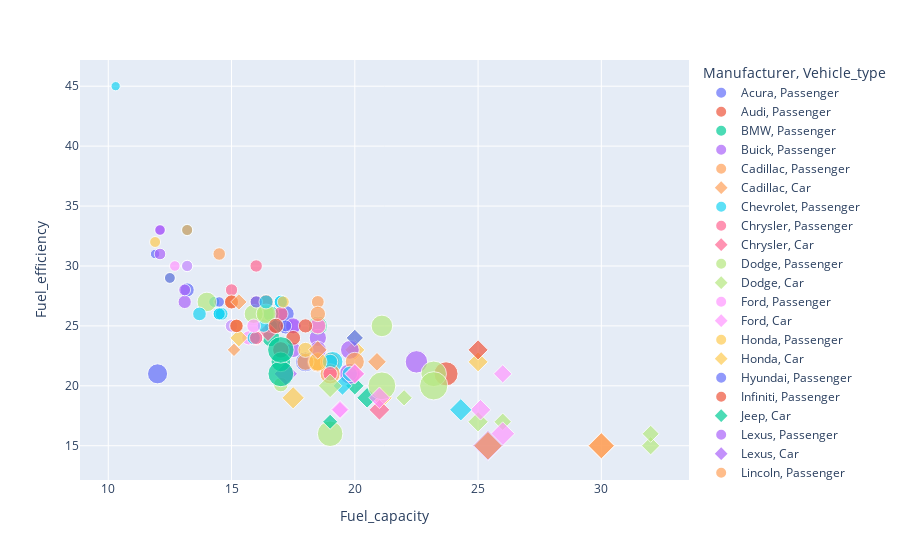

Notebook source saved alongside this figure:
### Code cell
px.scatter(df,x='Fuel_capacity',y='Fuel_efficiency',color='Manufacturer',symbol='Vehicle_type',size='Price_in_thousands')

### Figure 1 — Plotly figure (JSON) as saved in the notebook; plotly's stock layout.template omitted (floating-point values rounded to 4 significant figures)
{"data": [{"hovertemplate": "Manufacturer=Acura<br>Vehicle_type=Passenger<br>Fuel_capacity=%{x}<br>Fuel_efficiency=%{y}<br>Price_in_thousands=%{marker.size}<extra></extra>", "legendgroup": "Acura, Passenger", "marker": {"color": "#636efa", "size": [21.5, 28.4, 30.63, 42], "sizemode": "area", "sizeref": 0.2137, "symbol": "circle"}, "mode": "markers", "name": "Acura, Passenger", "orientation": "v", "showlegend": true, "type": "scatter", "x": [13.2, 17.2, 17.2, 18], "xaxis": "x", "y": [28, 25, 26, 22], "yaxis": "y"}, {"hovertemplate": "Manufacturer=Audi<br>Vehicle_type=Passenger<br>Fuel_capacity=%{x}<br>Fuel_efficiency=%{y}<br>Price_in_thousands=%{marker.size}<extra></extra>", "legendgroup": "Audi, Passenger", "marker": {"color": "#EF553B", "size": [23.99, 33.95, 62], "sizemode": "area", "sizeref": 0.2137, "symbol": "circle"}, "mode": "markers", "name": "Audi, Passenger", "orientation": "v", "showlegend": true, "type": "scatter", "x": [16.4, 18.5, 23.7], "xaxis": "x", "y": [27, 22, 21], "yaxis": "y"}, {"hovertemplate": "Manufacturer=BMW<br>Vehicle_type=Passenger<br>Fuel_capacity=%{x}<br>Fuel_efficiency=%{y}<br>Price_in_thousands=%{marker.size}<extra></extra>", "legendgroup": "BMW, Passenger", "marker": {"color": "#00cc96", "size": [26.99, 33.4, 38.9], "sizemode": "area", "sizeref": 0.2137, "symbol": "circle"}, "mode": "markers", "name": "BMW, Passenger", "orientation": "v", "showlegend": true, "type": "scatter", "x": [16.6, 16.6, 18.5], "xaxis": "x", "y": [26, 24, 25], "yaxis": "y"}, {"hovertemplate": "Manufacturer=Buick<br>Vehicle_type=Passenger<br>Fuel_capacity=%{x}<br>Fuel_efficiency=%{y}<br>Price_in_thousands=%{marker.size}<extra></extra>", "legendgroup": "Buick, Passenger", "marker": {"color": "#ab63fa", "size": [21.98, 25.3, 31.96, 27.88], "sizemode": "area", "sizeref": 0.2137, "symbol": "circle"}, "mode": "markers", "name": "Buick, Passenger", "orientation": "v", "showlegend": true, "type": "scatter", "x": [17.5, 17.5, 18.5, 17.5], "xaxis": "x", "y": [25, 23, 24, 25], "yaxis": "y"}, {"hovertemplate": "Manufacturer=Cadillac<br>Vehicle_type=Passenger<br>Fuel_capacity=%{x}<br>Fuel_efficiency=%{y}<br>Price_in_thousands=%{marker.size}<extra></extra>", "legendgroup": "Cadillac, Passenger", "marker": {"color": "#FFA15A", "size": [39.9, 44.48, 39.66, 31.01], "sizemode": "area", "sizeref": 0.2137, "symbol": "circle"}, "mode": "markers", "name": "Cadillac, Passenger", "orientation": "v", "showlegend": true, "type": "scatter", "x": [18.5, 18.5, 19, 18], "xaxis": "x", "y": [22, 22, 22, 22], "yaxis": "y"}, {"hovertemplate": "Manufacturer=Cadillac<br>Vehicle_type=Car<br>Fuel_capacity=%{x}<br>Fuel_efficiency=%{y}<br>Price_in_thousands=%{marker.size}<extra></extra>", "legendgroup": "Cadillac, Car", "marker": {"color": "#FFA15A", "size": [46.22], "sizemode": "area", "sizeref": 0.2137, "symbol": "diamond"}, "mode": "markers", "name": "Cadillac, Car", "orientation": "v", "showlegend": true, "type": "scatter", "x": [30], "xaxis": "x", "y": [15], "yaxis": "y"}, {"hovertemplate": "Manufacturer=Chevrolet<br>Vehicle_type=Passenger<br>Fuel_capacity=%{x}<br>Fuel_efficiency=%{y}<br>Price_in_thousands=%{marker.size}<extra></extra>", "legendgroup": "Chevrolet, Passenger", "marker": {"color": "#19d3f3", "size": [13.26, 16.54, 18.89, 19.39, 24.34, 45.7, 13.96, 9.24, 18.89], "sizemode": "area", "sizeref": 0.2137, "symbol": "circle"}, "mode": "markers", "name": "Chevrolet, Passenger", "orientation": "v", "showlegend": true, "type": "scatter", "x": [14.3, 15, 16.6, 17, 16.8, 19.1, 13.2, 10.3, 17], "xaxis": "x", "y": [27, 25, 25, 27, 25, 22, 33, 45, 27], "yaxis": "y"}, {"hovertemplate": "Manufacturer=Chrysler<br>Vehicle_type=Passenger<br>Fuel_capacity=%{x}<br>Fuel_efficiency=%{y}<br>Price_in_thousands=%{marker.size}<extra></extra>", "legendgroup": "Chrysler, Passenger", "marker": {"color": "#FF6692", "size": [19.84, 24.5, 22.24, 16.48, 28.34, 29.18], "sizemode": "area", "sizeref": 0.2137, "symbol": "circle"}, "mode": "markers", "name": "Chrysler, Passenger", "orientation": "v", "showlegend": true, "type": "scatter", "x": [15.9, 16, 17, 16, 17, 17], "xaxis": "x", "y": [24, 24, 26, 27, 23, 23], "yaxis": "y"}, {"hovertemplate": "Manufacturer=Chrysler<br>Vehicle_type=Car<br>Fuel_capacity=%{x}<br>Fuel_efficiency=%{y}<br>Price_in_thousands=%{marker.size}<extra></extra>", "legendgroup": "Chrysler, Car", "marker": {"color": "#FF6692", "size": [23.43], "sizemode": "area", "sizeref": 0.2137, "symbol": "diamond"}, "mode": "markers", "name": "Chrysler, Car", "orientation": "v", "showlegend": true, "type": "scatter", "x": [16.48], "xaxis": "x", "y": [24.5], "yaxis": "y"}, {"hovertemplate": "Manufacturer=Dodge<br>Vehicle_type=Passenger<br>Fuel_capacity=%{x}<br>Fuel_efficiency=%{y}<br>Price_in_thousands=%{marker.size}<extra></extra>", "legendgroup": "Dodge, Passenger", "marker": {"color": "#B6E880", "size": [12.64, 19.05, 20.23, 22.5, 69.72], "sizemode": "area", "sizeref": 0.2137, "symbol": "circle"}, "mode": "markers", "name": "Dodge, Passenger", "orientation": "v", "showlegend": true, "type": "scatter", "x": [12.5, 15.9, 16, 17, 19], "xaxis": "x", "y": [29, 24, 24, 20.1, 16], "yaxis": "y"}, {"hovertemplate": "Manufacturer=Dodge<br>Vehicle_type=Car<br>Fuel_capacity=%{x}<br>Fuel_efficiency=%{y}<br>Price_in_thousands=%{marker.size}<extra></extra>", "legendgroup": "Dodge, Car", "marker": {"color": "#B6E880", "size": [19.46, 21.32, 18.58, 16.98, 26.31, 19.57], "sizemode": "area", "sizeref": 0.2137, "symbol": "diamond"}, "mode": "markers", "name": "Dodge, Car", "orientation": "v", "showlegend": true, "type": "scatter", "x": [26, 32, 32, 22, 25, 20], "xaxis": "x", "y": [17, 15, 16, 19, 17, 24], "yaxis": "y"}, {"hovertemplate": "Manufacturer=Ford<br>Vehicle_type=Passenger<br>Fuel_capacity=%{x}<br>Fuel_efficiency=%{y}<br>Price_in_thousands=%{marker.size}<extra></extra>", "legendgroup": "Ford, Passenger", "marker": {"color": "#FF97FF", "size": [12.07, 21.56, 17.04, 17.89, 12.32, 22.2], "sizemode": "area", "sizeref": 0.2137, "symbol": "circle"}, "mode": "markers", "name": "Ford, Passenger", "orientation": "v", "showlegend": true, "type": "scatter", "x": [12.7, 15.7, 15, 16, 13.2, 19], "xaxis": "x", "y": [30, 24, 25, 24, 30, 21], "yaxis": "y"}, {"hovertemplate": "Manufacturer=Ford<br>Vehicle_type=Car<br>Fuel_capacity=%{x}<br>Fuel_efficiency=%{y}<br>Price_in_thousands=%{marker.size}<extra></extra>", "legendgroup": "Ford, Car", "marker": {"color": "#FF97FF", "size": [31.93, 21.41, 36.14, 12.05, 26.94], "sizemode": "area", "sizeref": 0.2137, "symbol": "diamond"}, "mode": "markers", "name": "Ford, Car", "orientation": "v", "showlegend": true, "type": "scatter", "x": [21, 26, 26, 20, 25.1], "xaxis": "x", "y": [19, 21, 16, 23, 18], "yaxis": "y"}, {"hovertemplate": "Manufacturer=Honda<br>Vehicle_type=Passenger<br>Fuel_capacity=%{x}<br>Fuel_efficiency=%{y}<br>Price_in_thousands=%{marker.size}<extra></extra>", "legendgroup": "Honda, Passenger", "marker": {"color": "#FECB52", "size": [12.88, 15.35], "sizemode": "area", "sizeref": 0.2137, "symbol": "circle"}, "mode": "markers", "name": "Honda, Passenger", "orientation": "v", "showlegend": true, "type": "scatter", "x": [11.9, 17.1], "xaxis": "x", "y": [32, 27], "yaxis": "y"}, {"hovertemplate": "Manufacturer=Honda<br>Vehicle_type=Car<br>Fuel_capacity=%{x}<br>Fuel_efficiency=%{y}<br>Price_in_thousands=%{marker.size}<extra></extra>", "legendgroup": "Honda, Car", "marker": {"color": "#FECB52", "size": [20.55, 26.6, 26], "sizemode": "area", "sizeref": 0.2137, "symbol": "diamond"}, "mode": "markers", "name": "Honda, Car", "orientation": "v", "showlegend": true, "type": "scatter", "x": [15.3, 21.1, 20], "xaxis": "x", "y": [24, 19, 23], "yaxis": "y"}, {"hovertemplate": "Manufacturer=Hyundai<br>Vehicle_type=Passenger<br>Fuel_capacity=%{x}<br>Fuel_efficiency=%{y}<br>Price_in_thousands=%{marker.size}<extra></extra>", "legendgroup": "Hyundai, Passenger", "marker": {"color": "#636efa", "size": [9.7, 11.8, 15], "sizemode": "area", "sizeref": 0.2137, "symbol": "circle"}, "mode": "markers", "name": "Hyundai, Passenger", "orientation": "v", "showlegend": true, "type": "scatter", "x": [11.9, 14.5, 17.2], "xaxis": "x", "y": [31, 27, 25], "yaxis": "y"}, {"hovertemplate": "Manufacturer=Infiniti<br>Vehicle_type=Passenger<br>Fuel_capacity=%{x}<br>Fuel_efficiency=%{y}<br>Price_in_thousands=%{marker.size}<extra></extra>", "legendgroup": "Infiniti, Passenger", "marker": {"color": "#EF553B", "size": [29.46], "sizemode": "area", "sizeref": 0.2137, "symbol": "circle"}, "mode": "markers", "name": "Infiniti, Passenger", "orientation": "v", "showlegend": true, "type": "scatter", "x": [18.5], "xaxis": "x", "y": [25], "yaxis": "y"}, {"hovertemplate": "Manufacturer=Jeep<br>Vehicle_type=Car<br>Fuel_capacity=%{x}<br>Fuel_efficiency=%{y}<br>Price_in_thousands=%{marker.size}<extra></extra>", "legendgroup": "Jeep, Car", "marker": {"color": "#00cc96", "size": [14.46, 21.62, 26.9], "sizemode": "area", "sizeref": 0.2137, "symbol": "diamond"}, "mode": "markers", "name": "Jeep, Car", "orientation": "v", "showlegend": true, "type": "scatter", "x": [19, 20, 20.5], "xaxis": "x", "y": [17, 20, 19], "yaxis": "y"}, {"hovertemplate": "Manufacturer=Lexus<br>Vehicle_type=Passenger<br>Fuel_capacity=%{x}<br>Fuel_efficiency=%{y}<br>Price_in_thousands=%{marker.size}<extra></extra>", "legendgroup": "Lexus, Passenger", "marker": {"color": "#ab63fa", "size": [31.5, 37.8, 46.3, 54], "sizemode": "area", "sizeref": 0.2137, "symbol": "circle"}, "mode": "markers", "name": "Lexus, Passenger", "orientation": "v", "showlegend": true, "type": "scatter", "x": [18.5, 19.8, 19.8, 22.5], "xaxis": "x", "y": [23, 23, 21, 22], "yaxis": "y"}, {"hovertemplate": "Manufacturer=Lexus<br>Vehicle_type=Car<br>Fuel_capacity=%{x}<br>Fuel_efficiency=%{y}<br>Price_in_thousands=%{marker.size}<extra></extra>", "legendgroup": "Lexus, Car", "marker": {"color": "#ab63fa", "size": [60.1, 34.6], "sizemode": "area", "sizeref": 0.2137, "symbol": "diamond"}, "mode": "markers", "name": "Lexus, Car", "orientation": "v", "showlegend": true, "type": "scatter", "x": [25.4, 17.2], "xaxis": "x", "y": [15, 21], "yaxis": "y"}, {"hovertemplate": "Manufacturer=Lincoln<br>Vehicle_type=Passenger<br>Fuel_capacity=%{x}<br>Fuel_efficiency=%{y}<br>Price_in_thousands=%{marker.size}<extra></extra>", "legendgroup": "Lincoln, Passenger", "marker": {"color": "#FFA15A", "size": [39.08, 43.33], "sizemode": "area", "sizeref": 0.2137, "symbol": "circle"}, "mode": "markers", "name": "Lincoln, Passenger", "orientation": "v", "showlegend": true, "type": "scatter", "x": [20, 19], "xaxis": "x", "y": [22, 21], "yaxis": "y"}, {"hovertemplate": "Manufacturer=Lincoln<br>Vehicle_type=Car<br>Fuel_capacity=%{x}<br>Fuel_efficiency=%{y}<br>Price_in_thousands=%{marker.size}<extra></extra>", "legendgroup": "Lincoln, Car", "marker": {"color": "#FFA15A", "size": [42.66], "sizemode": "area", "sizeref": 0.2137, "symbol": "diamond"}, "mode": "markers", "name": "Lincoln, Car", "orientation": "v", "showlegend": true, "type": "scatter", "x": [30], "xaxis": "x", "y": [15], "yaxis": "y"}, {"hovertemplate": "Manufacturer=Mitsubishi<br>Vehicle_type=Passenger<br>Fuel_capacity=%{x}<br>Fuel_efficiency=%{y}<br>Price_in_thousands=%{marker.size}<extra></extra>", "legendgroup": "Mitsubishi, Passenger", "marker": {"color": "#19d3f3", "size": [13.99, 19.05, 17.36, 25, 25.45], "sizemode": "area", "sizeref": 0.2137, "symbol": "circle"}, "mode": "markers", "name": "Mitsubishi, Passenger", "orientation": "v", "showlegend": true, "type": "scatter", "x": [13.2, 15.9, 16.3, 19, 19.8], "xaxis": "x", "y": [30, 24, 25, 22, 21], "yaxis": "y"}, {"hovertemplate": "Manufacturer=Mitsubishi<br>Vehicle_type=Car<br>Fuel_capacity=%{x}<br>Fuel_efficiency=%{y}<br>Price_in_thousands=%{marker.size}<extra></extra>", "legendgroup": "Mitsubishi, Car", "marker": {"color": "#19d3f3", "size": [31.81, 22.53], "sizemode": "area", "sizeref": 0.2137, "symbol": "diamond"}, "mode": "markers", "name": "Mitsubishi, Car", "orientation": "v", "showlegend": true, "type": "scatter", "x": [24.3, 19.5], "xaxis": "x", "y": [18, 20], "yaxis": "y"}, {"hovertemplate": "Manufacturer=Mercury<br>Vehicle_type=Passenger<br>Fuel_capacity=%{x}<br>Fuel_efficiency=%{y}<br>Price_in_thousands=%{marker.size}<extra></extra>", "legendgroup": "Mercury, Passenger", "marker": {"color": "#FF6692", "size": [16.24, 16.54, 19.04, 22.6], "sizemode": "area", "sizeref": 0.2137, "symbol": "circle"}, "mode": "markers", "name": "Mercury, Passenger", "orientation": "v", "showlegend": true, "type": "scatter", "x": [15, 16, 16, 19], "xaxis": "x", "y": [28, 30, 24, 21], "yaxis": "y"}, {"hovertemplate": "Manufacturer=Mercury<br>Vehicle_type=Car<br>Fuel_capacity=%{x}<br>Fuel_efficiency=%{y}<br>Price_in_thousands=%{marker.size}<extra></extra>", "legendgroup": "Mercury, Car", "marker": {"color": "#FF6692", "size": [27.56, 22.51], "sizemode": "area", "sizeref": 0.2137, "symbol": "diamond"}, "mode": "markers", "name": "Mercury, Car", "orientation": "v", "showlegend": true, "type": "scatter", "x": [21, 20], "xaxis": "x", "y": [18, 21], "yaxis": "y"}, {"hovertemplate": "Manufacturer=Mercedes-B<br>Vehicle_type=Passenger<br>Fuel_capacity=%{x}<br>Fuel_efficiency=%{y}<br>Price_in_thousands=%{marker.size}<extra></extra>", "legendgroup": "Mercedes-B, Passenger", "marker": {"color": "#B6E880", "size": [31.75, 49.9, 69.7, 82.6, 38.9, 41, 41.6, 85.5], "sizemode": "area", "sizeref": 0.2137, "symbol": "circle"}, "mode": "markers", "name": "Mercedes-B, Passenger", "orientation": "v", "showlegend": true, "type": "scatter", "x": [16.4, 21.1, 23.2, 21.1, 15.9, 14, 16.4, 23.2], "xaxis": "x", "y": [26, 25, 21, 20, 26, 27, 26, 20], "yaxis": "y"}, {"hovertemplate": "Manufacturer=Mercedes-B<br>Vehicle_type=Car<br>Fuel_capacity=%{x}<br>Fuel_efficiency=%{y}<br>Price_in_thousands=%{marker.size}<extra></extra>", "legendgroup": "Mercedes-B, Car", "marker": {"color": "#B6E880", "size": [35.3], "sizemode": "area", "sizeref": 0.2137, "symbol": "diamond"}, "mode": "markers", "name": "Mercedes-B, Car", "orientation": "v", "showlegend": true, "type": "scatter", "x": [19], "xaxis": "x", "y": [20], "yaxis": "y"}, {"hovertemplate": "Manufacturer=Nissan<br>Vehicle_type=Passenger<br>Fuel_capacity=%{x}<br>Fuel_efficiency=%{y}<br>Price_in_thousands=%{marker.size}<extra></extra>", "legendgroup": "Nissan, Passenger", "marker": {"color": "#FF97FF", "size": [13.5, 20.39, 26.25], "sizemode": "area", "sizeref": 0.2137, "symbol": "circle"}, "mode": "markers", "name": "Nissan, Passenger", "orientation": "v", "showlegend": true, "type": "scatter", "x": [13.2, 15.9, 18.5], "xaxis": "x", "y": [30, 25, 25], "yaxis": "y"}, {"hovertemplate": "Manufacturer=Nissan<br>Vehicle_type=Car<br>Fuel_capacity=%{x}<br>Fuel_efficiency=%{y}<br>Price_in_thousands=%{marker.size}<extra></extra>", "legendgroup": "Nissan, Car", "marker": {"color": "#FF97FF", "size": [26.4, 29.3, 22.8, 17.89], "sizemode": "area", "sizeref": 0.2137, "symbol": "diamond"}, "mode": "markers", "name": "Nissan, Car", "orientation": "v", "showlegend": true, "type": "scatter", "x": [20, 21, 19.4, 19.4], "xaxis": "x", "y": [21, 19, 18, 18], "yaxis": "y"}, {"hovertemplate": "Manufacturer=Oldsmobile<br>Vehicle_type=Passenger<br>Fuel_capacity=%{x}<br>Fuel_efficiency=%{y}<br>Price_in_thousands=%{marker.size}<extra></extra>", "legendgroup": "Oldsmobile, Passenger", "marker": {"color": "#FECB52", "size": [18.14, 24.15, 18.27, 36.23], "sizemode": "area", "sizeref": 0.2137, "symbol": "circle"}, "mode": "markers", "name": "Oldsmobile, Passenger", "orientation": "v", "showlegend": true, "type": "scatter", "x": [15.2, 18, 15, 18.5], "xaxis": "x", "y": [25, 23, 27, 22], "yaxis": "y"}, {"hovertemplate": "Manufacturer=Oldsmobile<br>Vehicle_type=Car<br>Fuel_capacity=%{x}<br>Fuel_efficiency=%{y}<br>Price_in_thousands=%{marker.size}<extra></extra>", "legendgroup": "Oldsmobile, Car", "marker": {"color": "#FECB52", "size": [31.6, 25.34], "sizemode": "area", "sizeref": 0.2137, "symbol": "diamond"}, "mode": "markers", "name": "Oldsmobile, Car", "orientation": "v", "showlegend": true, "type": "scatter", "x": [17.5, 25], "xaxis": "x", "y": [19, 22], "yaxis": "y"}, {"hovertemplate": "Manufacturer=Plymouth<br>Vehicle_type=Passenger<br>Fuel_capacity=%{x}<br>Fuel_efficiency=%{y}<br>Price_in_thousands=%{marker.size}<extra></extra>", "legendgroup": "Plymouth, Passenger", "marker": {"color": "#636efa", "size": [12.64, 16.08, 43], "sizemode": "area", "sizeref": 0.2137, "symbol": "circle"}, "mode": "markers", "name": "Plymouth, Passenger", "orientation": "v", "showlegend": true, "type": "scatter", "x": [12.5, 16, 12], "xaxis": "x", "y": [29, 27, 21], "yaxis": "y"}, {"hovertemplate": "Manufacturer=Plymouth<br>Vehicle_type=Car<br>Fuel_capacity=%{x}<br>Fuel_efficiency=%{y}<br>Price_in_thousands=%{marker.size}<extra></extra>", "legendgroup": "Plymouth, Car", "marker": {"color": "#636efa", "size": [18.85], "sizemode": "area", "sizeref": 0.2137, "symbol": "diamond"}, "mode": "markers", "name": "Plymouth, Car", "orientation": "v", "showlegend": true, "type": "scatter", "x": [20], "xaxis": "x", "y": [24], "yaxis": "y"}, {"hovertemplate": "Manufacturer=Pontiac<br>Vehicle_type=Passenger<br>Fuel_capacity=%{x}<br>Fuel_efficiency=%{y}<br>Price_in_thousands=%{marker.size}<extra></extra>", "legendgroup": "Pontiac, Passenger", "marker": {"color": "#EF553B", "size": [21.61, 19.72, 25.31, 21.66, 23.76], "sizemode": "area", "sizeref": 0.2137, "symbol": "circle"}, "mode": "markers", "name": "Pontiac, Passenger", "orientation": "v", "showlegend": true, "type": "scatter", "x": [15, 15.2, 16.8, 18, 17.5], "xaxis": "x", "y": [27, 25, 25, 25, 24], "yaxis": "y"}, {"hovertemplate": "Manufacturer=Pontiac<br>Vehicle_type=Car<br>Fuel_capacity=%{x}<br>Fuel_efficiency=%{y}<br>Price_in_thousands=%{marker.size}<extra></extra>", "legendgroup": "Pontiac, Car", "marker": {"color": "#EF553B", "size": [25.64], "sizemode": "area", "sizeref": 0.2137, "symbol": "diamond"}, "mode": "markers", "name": "Pontiac, Car", "orientation": "v", "showlegend": true, "type": "scatter", "x": [25], "xaxis": "x", "y": [23], "yaxis": "y"}, {"hovertemplate": "Manufacturer=Porsche<br>Vehicle_type=Passenger<br>Fuel_capacity=%{x}<br>Fuel_efficiency=%{y}<br>Price_in_thousands=%{marker.size}<extra></extra>", "legendgroup": "Porsche, Passenger", "marker": {"color": "#00cc96", "size": [41.43, 71.02, 74.97], "sizemode": "area", "sizeref": 0.2137, "symbol": "circle"}, "mode": "markers", "name": "Porsche, Passenger", "orientation": "v", "showlegend": true, "type": "scatter", "x": [17, 17, 17], "xaxis": "x", "y": [22, 21, 23], "yaxis": "y"}, {"hovertemplate": "Manufacturer=Saturn<br>Vehicle_type=Passenger<br>Fuel_capacity=%{x}<br>Fuel_efficiency=%{y}<br>Price_in_thousands=%{marker.size}<extra></extra>", "legendgroup": "Saturn, Passenger", "marker": {"color": "#ab63fa", "size": [10.68, 12.54, 14.29, 18.84, 15.01], "sizemode": "area", "sizeref": 0.2137, "symbol": "circle"}, "mode": "markers", "name": "Saturn, Passenger", "orientation": "v", "showlegend": true, "type": "scatter", "x": [12.1, 12.1, 12.1, 13.1, 13.1], "xaxis": "x", "y": [33, 33, 31, 27, 28], "yaxis": "y"}, {"hovertemplate": "Manufacturer=Toyota<br>Vehicle_type=Passenger<br>Fuel_capacity=%{x}<br>Fuel_efficiency=%{y}<br>Price_in_thousands=%{marker.size}<extra></extra>", "legendgroup": "Toyota, Passenger", "marker": {"color": "#FFA15A", "size": [13.11, 17.52, 25.54, 16.88], "sizemode": "area", "sizeref": 0.2137, "symbol": "circle"}, "mode": "markers", "name": "Toyota, Passenger", "orientation": "v", "showlegend": true, "type": "scatter", "x": [13.2, 18.5, 18.5, 14.5], "xaxis": "x", "y": [33, 27, 26, 31], "yaxis": "y"}, {"hovertemplate": "Manufacturer=Toyota<br>Vehicle_type=Car<br>Fuel_capacity=%{x}<br>Fuel_efficiency=%{y}<br>Price_in_thousands=%{marker.size}<extra></extra>", "legendgroup": "Toyota, Car", "marker": {"color": "#FFA15A", "size": [11.53, 22.37, 16.89, 22.29, 51.73], "sizemode": "area", "sizeref": 0.2137, "symbol": "diamond"}, "mode": "markers", "name": "Toyota, Car", "orientation": "v", "showlegend": true, "type": "scatter", "x": [15.1, 20.9, 15.3, 18.5, 25.4], "xaxis": "x", "y": [23, 22, 27, 23, 15], "yaxis": "y"}, {"hovertemplate": "Manufacturer=Volkswagen<br>Vehicle_type=Passenger<br>Fuel_capacity=%{x}<br>Fuel_efficiency=%{y}<br>Price_in_thousands=%{marker.size}<extra></extra>", "legendgroup": "Volkswagen, Passenger", "marker": {"color": "#19d3f3", "size": [14.9, 16.7, 21.2, 19.99, 17.5, 15.9], "sizemode": "area", "sizeref": 0.2137, "symbol": "circle"}, "mode": "markers", "name": "Volkswagen, Passenger", "orientation": "v", "showlegend": true, "type": "scatter", "x": [14.5, 14.5, 16.4, 13.7, 14.6, 14.5], "xaxis": "x", "y": [26, 26, 27, 26, 26, 26], "yaxis": "y"}], "layout": {"legend": {"itemsizing": "constant", "title": {"text": "Manufacturer, Vehicle_type"}, "tracegroupgap": 0}, "margin": {"t": 60}, "xaxis": {"anchor": "y", "domain": [0, 1], "title": {"text": "Fuel_capacity"}}, "yaxis": {"anchor": "x", "domain": [0, 1], "title": {"text": "Fuel_efficiency"}}}}
